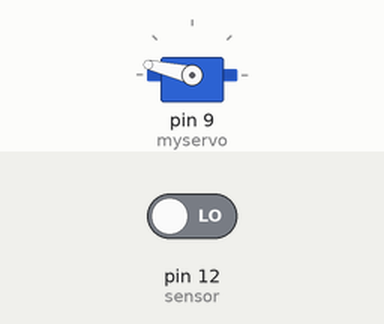
The sketch below on a simulated Arduino Uno, built with avr-gcc and run on an emulated ATmega328P. Parts: servo. The inputs (shaded band) are chosen by the test bench; at power-on: pin 12 (sensor) LOW.

Above: at 0.15 s.
At 14.4 s:
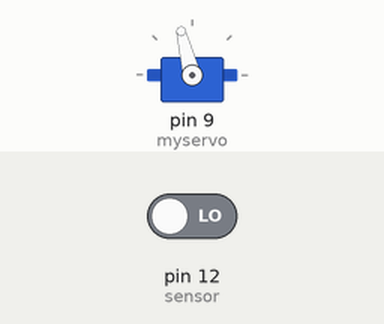
14.5 s: pin 12 (sensor) driven HIGH
At 16.1 s:
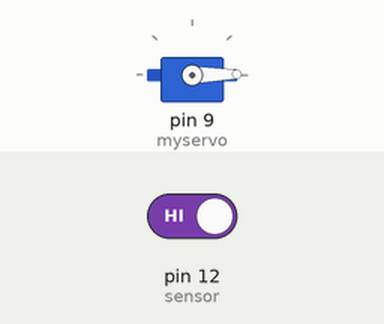
Timing chart, 0 to 30.6 s (numbered marks = the images above; inputs shaded):
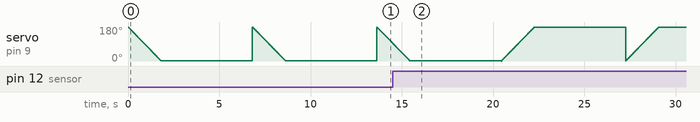

The sketch:

stop.ino
```cpp
#include <Servo.h>

Servo myservo;
int sensor = 12;

int pos = 0;

int value = 0;
int flag = LOW;

void setup()
{
  myservo.attach(9);

  pinMode(sensor, INPUT);
  Serial.begin(9600);

}


void loop()
{
  value = digitalRead(sensor);
  if (value == HIGH) {

    flag = HIGH;

  } else {

    flag = LOW;
    value = LOW;

  }

  if (flag == HIGH) {
    for (pos = 0; pos < 180; pos += 1)
    {
      myservo.write(pos);
      delay(10);
    }
  } else {
    for (pos = 180; pos >  0; pos -= 1)
    {
      myservo.write(pos);
      delay(10);
    }
  }

  delay(5000);

}
```
